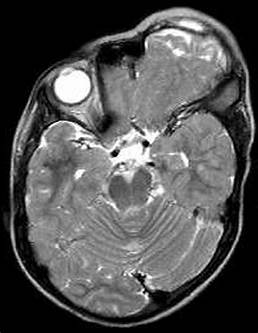
%> input picture mritest.jpg, 258 x 333 px
$ octave Filtering_in_Frequency_Domain.m   (GNU Octave 9; MATLAB toolbox functions it lacks are replaced by stand-ins)
%> lines starting %> are read from the running program, lines starting %| are printed output that depends on the picture; in (x1, y1, x2, y2) boxes, pixels count from 0 and x2, y2 are one past the last pixel; in counts of white or black regions, pixels touching at a corner belong together; the program's own positions count from 1
I=imread('C:\Users\shaad\Downloads\mritest.jpg');	% Entering image location to be read by MATLAB function
%> I is the input picture: size 333x258x3 uint8; min 0, max 255, mean 83.5
I=rgb2gray(I);
%> I: size 333x258 uint8
[m,n]=size(I);
%> m = 333; n = 258
figure,subplot(1,2,1);
F=abs(fft2(I));
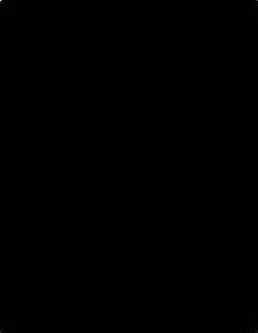
%> F: size 333x258 double; min 4.3, max 7176181, mean 4730.6; drawn with min black and max white
F=fftshift(F);              %Shifting low frequency componenets to centre
imshow(F,[]);
title('Test image in Frequency domain');
subplot(1,2,2);
imshow(I);
title('Test Image in Spatial domain');
H_l=zeros(m,n);
d1=floor(m/2);
%> d1 = 166
d2=floor(n/2);
%> d2 = 129
for i=d1-25:d1+25
    for j=d2-25:d2+25               %Creating low pass filter mask
        H_l(i,j)=1;
    end
end
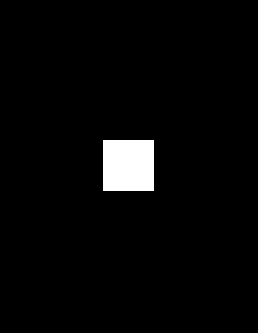
%> H_l: size 333x258 double; values 0 (black) and 1 (white), 3% white; 1 white region, box (x1, y1, x2, y2) and area: (103, 140, 154, 191) 2601
H_h=ones(m,n);
for i=d1-25:d1+25
    for j=d2-25:d2+25               %Creating High Pass filter mask
        H_h(i,j)=0;
    end
end
F=fft2(I);
F=fftshift(F);
Z_l=F.*H_l;
Z_h=F.*H_h;
figure,subplot(2,2,1);
imshow(uint8(abs(Z_l)));                % 'abs' to convert complex into real components
title('Low pass filtered image in frequency domain');
subplot(2,2,2),imshow(uint8(abs(Z_h)));
%> after `imshow(uint8(abs(Z_h)))`:
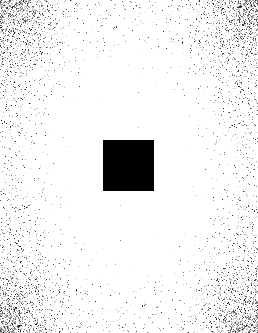
%> displayed picture: size 333x258, on the screen's scale of 0 to 255; min 0, max 255, mean 240.3
title('High pass filtered image in frequency domain');
z_l=abs(ifft2(Z_l));
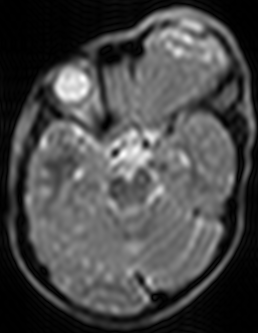
%> z_l: size 333x258 double; min 0.034, max 295.7, mean 85.1; drawn with min black and max white
z_h=abs(ifft2(Z_h));
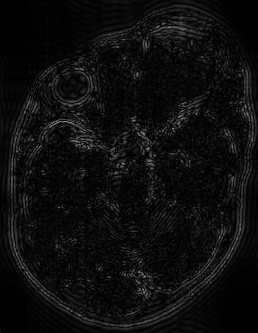
%> z_h: size 333x258 double; min 0.00808, max 138.5, mean 14
subplot(2,2,3),imshow(uint8(z_l));
title('low pass filtered image in spatial domain');
subplot(2,2,4),imshow(uint8(z_h));
title('High pass filtered image in spatial domain');

$ run again, with MRI_brain.jpg copied over mritest.jpg
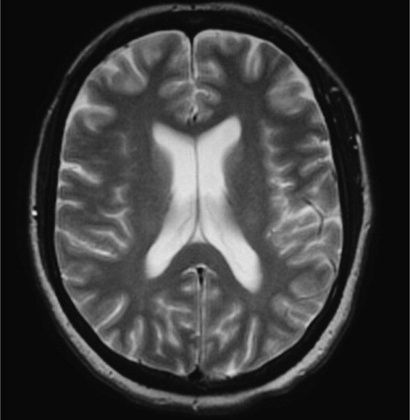
%> input picture MRI_brain.jpg, 410 x 420 px, shrunk from 587 x 601 before the run
%> I is the input picture: size 420x410x3 uint8; min 3, max 235, mean 60.6
%> I: size 420x410 uint8
%> after the loop `for i=d1-25:d1+25`:
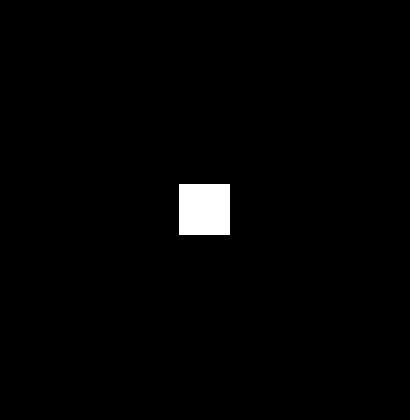
%> H_l: size 420x410 double; values 0 (black) and 1 (white), 1.5% white; 1 white region, box (x1, y1, x2, y2) and area: (179, 184, 230, 235) 2601
%> `z_h=abs(ifft2(Z_h));`:
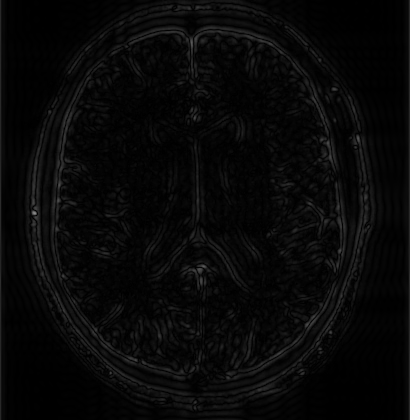
%> z_h: size 420x410 double; min 0.00852, max 138.6, mean 8.3

$ run again, with MRI_brain2.jpg copied over mritest.jpg
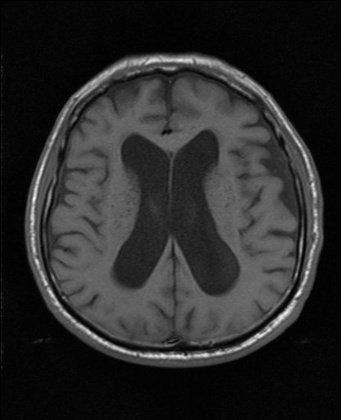
%> input picture MRI_brain2.jpg, 341 x 420 px, shrunk from 416 x 512 before the run
%> I is the input picture: size 420x341 uint8; min 0, max 251, mean 42.4
%> after the loop `for i=d1-25:d1+25`:
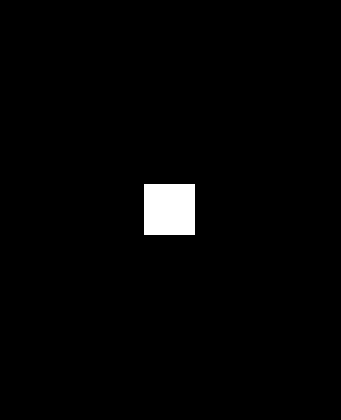
%> H_l: size 420x341 double; values 0 (black) and 1 (white), 1.8% white; 1 white region, box (x1, y1, x2, y2) and area: (144, 184, 195, 235) 2601
%> `z_h=abs(ifft2(Z_h));`:
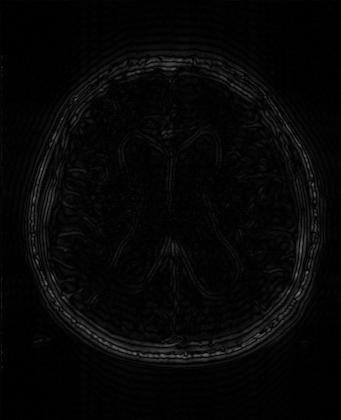
%> z_h: size 420x341 double; min 0.00315, max 116.8, mean 6.7
